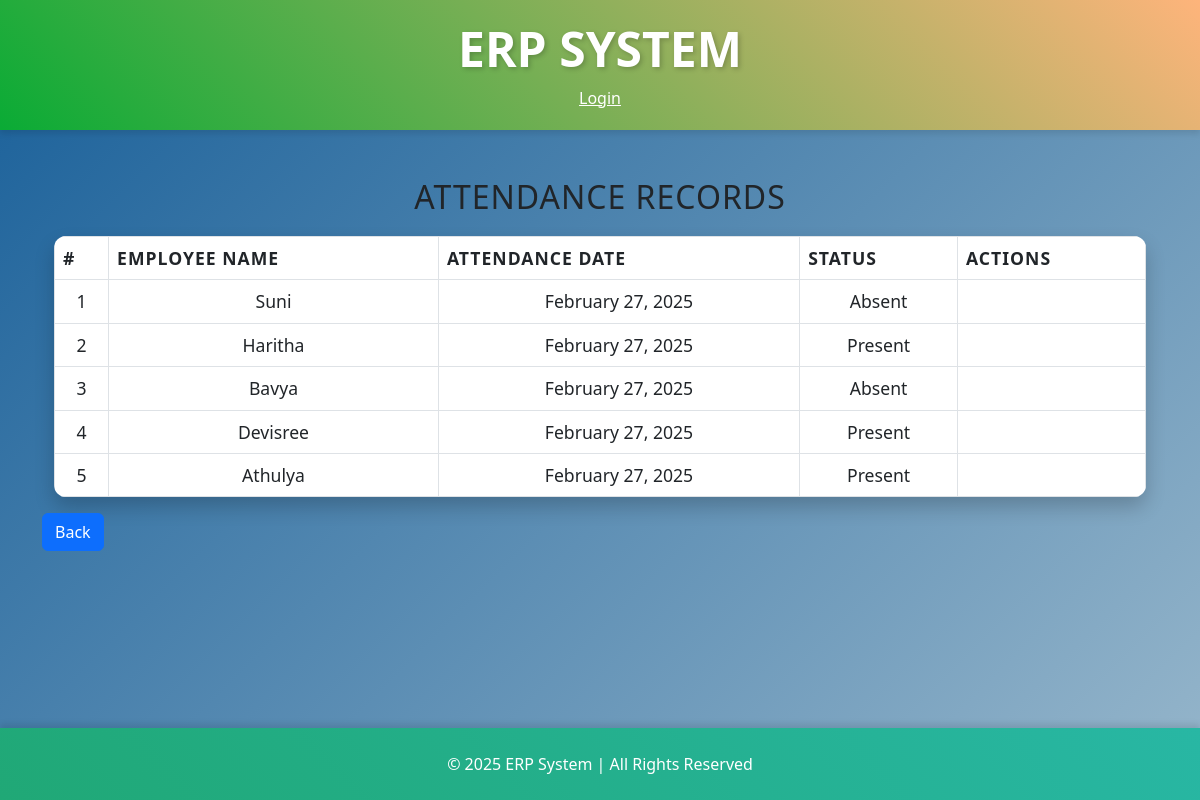
Before: /attendance/ with the older database file.
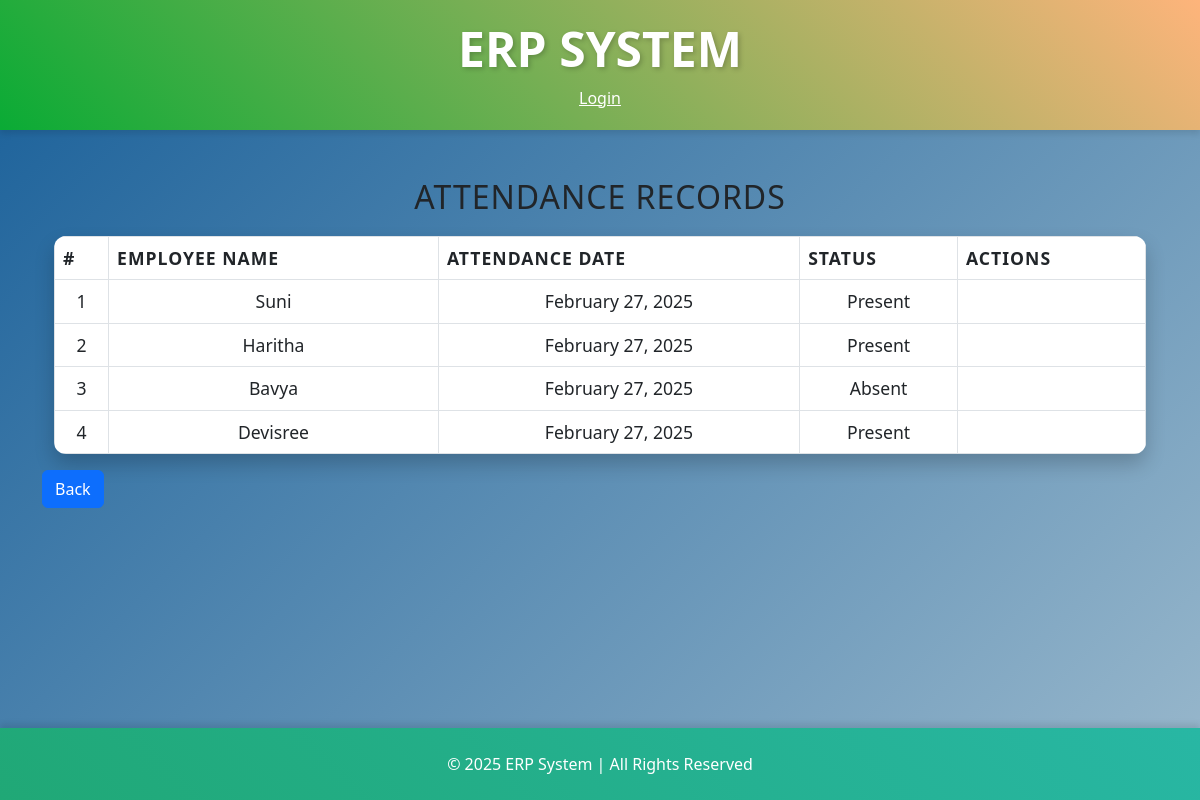
After: the same page with the newer database file.
### erp/models.py (models this page shows, shortened)
class Attendance(models.Model):
    employee = models.ForeignKey(Employee, on_delete=models.CASCADE)
    date = models.DateField()
    status = models.CharField(max_length=10, choices=[('Present', 'Present'), ('Absent', 'Absent')])

class Employee(models.Model):
    user=models.OneToOneField(User,on_delete=models.CASCADE)
    position=models.CharField(max_length=100)
    salary=models.DecimalField(max_digits=10,decimal_places=2)
    role = models.CharField(max_length=20, choices=[('Admin', 'Admin'), ('Employee', 'Employee')], default='Employee')

### erp/views.py (the view)
# urls.py: path('attendance/', views.manage_attendance, name='manage_attendance'),
def manage_attendance(request):
    attendances = Attendance.objects.all()
    return render(request, 'attendance.html', {'attendances': attendances})

### erp/templates/attendance.html (shortened to what this page needs)
{% extends 'base.html' %}
{% block content %}
{% load static %}
<!DOCTYPE html>
<html lang="en">
<head>
    <link href="https://cdn.jsdelivr.net/npm/bootstrap@5.3.0-alpha1/dist/css/bootstrap.min.css" rel="stylesheet">
</head>
<body>
    <div class="container mt-5">
        <h2>Attendance Records</h2>
        <table class="table table-bordered">
            <thead>
                <tr>
                    <th>#</th>
                    <th>Employee Name</th>
                    <th>Attendance Date</th>
                    <th>Status</th>
                    <th>Actions</th>
                </tr>
            </thead>
            <tbody>
                {% for attendance in attendances %}
                    <tr>
                        <td>{{ forloop.counter }}</td>
                        <td>{{ attendance.employee.user.username }}</td>
                        <td>{{ attendance.date|date:"F j, Y" }}</td>
                        <td>{{ attendance.status }}</td>
                        <td>
                        </td>
                    </tr>
                {% empty %}
                    <tr>
                        <td colspan="4" class="text-center">No attendance data available</td>
                    </tr>
                {% endfor %}
            </tbody>
        </table>
    </div>
    <a href="{% url 'manage_attendance' %}" class="btn btn-primary mb-3">Back</a>
</body>
</html>
{% endblock %}

### erp/templates/base.html (shortened to what this page needs)
<!DOCTYPE html>
<html lang="en">
<head>
    {% load static %}
<link rel="stylesheet" href="{% static 'static/css/styles.css' %}">
    <link href="https://cdn.jsdelivr.net/npm/bootstrap@5.3.0-alpha1/dist/css/bootstrap.min.css" rel="stylesheet">
    <link rel="stylesheet" href="https://cdnjs.cloudflare.com/ajax/libs/font-awesome/6.0.0/css/all.min.css">
    <link rel="stylesheet" href="{% static 'css/styles.css' %}">
</head>
<body>
    <header>
        <div class="container">
            <div class="logo">
                <h1 class="center-title">ERP System</h1>
            </div>
            <nav>
                <div class="ml-auto flex items-center space-x-4">
                    {% if user.is_authenticated %}
                        <span class="text-white font-medium">Welcome, <strong>{{ user.username }}</strong> 👋</span>
                        <a href="{% url 'logout' %}" class="bg-red-500 text-white px-3 py-1 rounded-lg hover:bg-red-700">Logout</a>
                    {% else %}
                        <a href="{% url 'login' %}" class="bg-green-500 text-white px-3 py-1 rounded-lg hover:bg-green-700">Login</a>
                    {% endif %}
                </div>
            </nav>
        </div>
    </header>
    <main>
        <div class="container mt-5">
            {% block content %}{% endblock %}
        </div>
    </main>
    <footer class="bg-dark text-white py-4 mt-5">
        <div class="container">
            <p class="text-center mb-0">&copy; 2025 ERP System | All Rights Reserved</p>
        </div>
    </footer>
</body>
</html>

### erp/static/css/styles.css (style rules this page uses)
body { background: linear-gradient(135deg, #185f99, #c9d9df, #d1e2f1); background-size: 300% 300%; animation: backgroundGradient 10s ease infinite; color: #333; font-family: 'Arial', sans-serif; }
header { background: linear-gradient(45deg, #0aab35, #feb47b); color: white; padding: 20px 0; text-align: center; box-shadow: 0 4px 6px rgba(0, 0, 0, 0.1); }
header .logo h1 { font-size: 3rem; text-transform: uppercase; font-weight: bold; text-shadow: 2px 2px 5px rgba(0, 0, 0, 0.2); }
footer { background: linear-gradient(45deg, #20a876, #28b7a4); color: rgb(218, 76, 76); padding: 20px; text-align: center; position: fixed; width: 100%; bottom: 0; box-shadow: 0 -4px 6px rgba(0, 0, 0, 0.1); animation: footerGradientAnimation 5s ease-in-out infinite; }
footer p { margin: 0; }
table { width: 100%; border-collapse: separate; border-spacing: 0; border-radius: 12px; overflow: hidden; margin: 20px 0; font-size: 1.1rem; text-align: left; box-shadow: 0 10px 20px rgba(0, 0, 0, 0.2); transition: all 0.3s ease-in-out; }
th { padding: 15px; text-transform: uppercase; font-weight: bold; letter-spacing: 1px; text-align: center; border-bottom: 3px solid rgba(255, 255, 255, 0.3); }
td { padding: 12px; text-align: center; font-weight: 500; border-bottom: 1px solid rgba(255, 255, 255, 0.2); }
tr:nth-child(even) { background-color: rgba(255, 255, 255, 0.2); }
h2 { font-size: 2rem; font-weight: bold; text-align: center; color: #333; text-transform: uppercase; margin-bottom: 20px; letter-spacing: 1px; }
main { padding-bottom: 97px; }

### erp/templates/base.html (style rules this page uses)
.center-title { text-align: center; }

Changed rows visible on the page:
removed Attendance: employee.user.username "Athulya", date "February 27, 2025", status "Present"
changed Attendance "Suni": status "Absent" → "Present"
